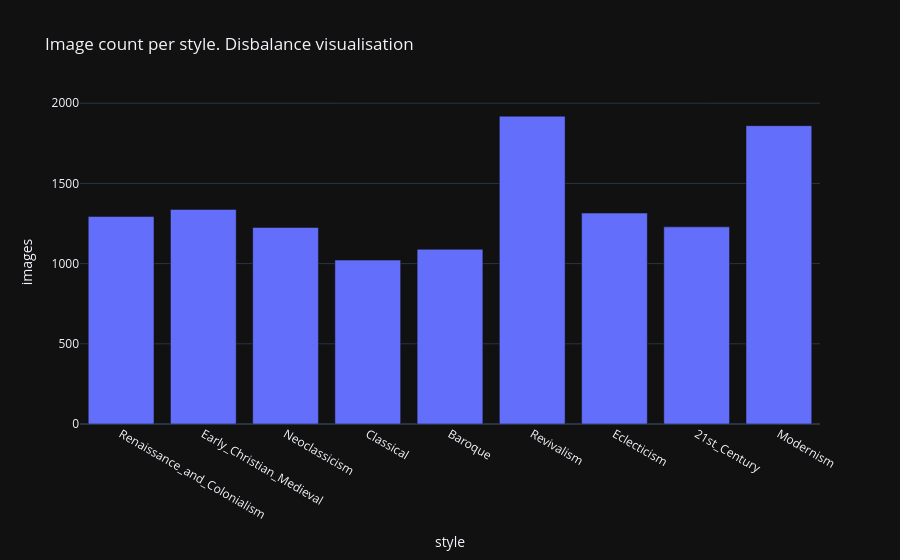

The notebook cell this image was saved under:
### Code cell
import plotly.express as px

plot = px.bar(styles_df, x='style', y='images', title='Image count per style. Disbalance visualisation')
plot.show()

### Figure 1 — Plotly figure (JSON) as saved in the notebook; plotly's stock layout.template omitted (floating-point values rounded to 4 significant figures)
{"data": [{"hovertemplate": "style=%{x}<br>images=%{y}<extra></extra>", "legendgroup": "", "marker": {"color": "#636efa", "pattern": {"shape": ""}}, "name": "", "orientation": "v", "showlegend": false, "textposition": "auto", "x": ["Renaissance_and_Colonialism", "Early_Christian_Medieval", "Neoclassicism", "Classical", "Baroque", "Revivalism", "Eclecticism", "21st_Century", "Modernism"], "xaxis": "x", "y": [1294, 1338, 1225, 1022, 1089, 1919, 1315, 1229, 1860], "yaxis": "y", "type": "bar"}], "layout": {"xaxis": {"anchor": "y", "domain": [0.0, 1.0], "title": {"text": "style"}}, "yaxis": {"anchor": "x", "domain": [0.0, 1.0], "title": {"text": "images"}}, "legend": {"tracegroupgap": 0}, "title": {"text": "Image count per style. Disbalance visualisation"}, "barmode": "relative"}}
